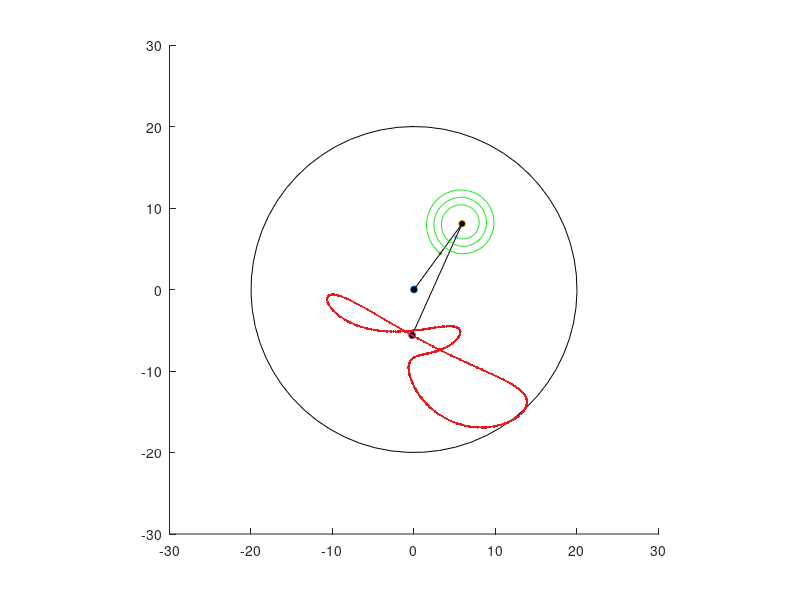

This figure's MATLAB source:
R = 20;
a = 10;
L = 15;
rC = 0.55*a;
rD = 0.12*L;
N = 3;

t = 0:0.1:30;
p = 0:0.1:6.3;

psi = pi/12 - (pi/6)*sin(2*t);
phi = -pi/4 + cos(t);

circlex = R*cos(p);
circley = R*sin(p);

xA = a*cos(phi);
yA = a*sin(phi);
xB = xA - L*cos(psi);
yB = yA + L*sin(psi);

xC = rC*cos(phi);
yC = rC*sin(phi);
xD = xA - rD*cos(psi);
yD = yA + rD*sin(psi);

alpha = -psi(1):0.1:2*pi*N + phi(1);
ralpha = alpha*((-rD + a - rC) / (2*pi*N + psi(1) + phi(1))) + (2*N*pi*rD + psi(1)*a - psi(1)*rC + rD*phi(1)) / (2*pi*N + psi(1) + phi(1));
xsp = xA(1) - ralpha.*cos(alpha);
ysp = yA(1) - ralpha.*sin(alpha);

figure
xlim([-30 30])
ylim([-30 30])
axis equal
hold on

POINTO = plot(0,0,'o','Markersize',5,'markerfacecolor',[0 0 0]);
CIRCLE = plot(-circley, circlex, 'color', [0 0 0]);
POINTA = plot(-yA(1), xA(1), 'o', 'Markersize', 5, 'markerfacecolor', [0 0 0]);
POINTB = plot(-yB(1), xB(1), 'o', 'Markersize', 5, 'markerfacecolor', [0 0 0]);
POINTC = plot(-yC(1), xC(1), 'o', 'Markersize', 2, 'markerfacecolor', [0.1 0.9 0.1]);
POINTD = plot(-yD(1), xD(1), 'o', 'Markersize', 2, 'markerfacecolor', [0.1 0.9 0.1]);
OA = plot([0 -yA(1)], [0 xA(1)], 'color', [0 0 0]);
AB = plot([-yA(1) -yB(1)], [xA(1) xB(1)], 'color', [0 0 0]);
TRB = plot(-yB(1), xB(1), 'color', [0.9 0.1 0.1]);
Spr = plot(-ysp, xsp, 'color', [0.1 0.9 0.1]);

for i = 1:length(t)
  set(POINTA,'Xdata',-yA(i),'Ydata',xA(i));
  set(POINTB,'Xdata',-yB(i),'Ydata',xB(i));

  set(OA,'Xdata',[0 -yA(i)],'Ydata',[0 xA(i)]);
  set(AB,'Xdata',[-yA(i) -yB(i)],'Ydata',[xA(i) xB(i)]);
  
  set(POINTC,'Xdata',-yC(i),'Ydata',xC(i));
  set(POINTD,'Xdata',-yD(i),'Ydata',xD(i));

  set(TRB,'Xdata',-yB(1:i),'Ydata',xB(1:i));

  alpha = -psi(i):0.1:2*pi*N + phi(i);
  ralpha = alpha*((-rD + a - rC) / (2*pi*N + psi(i) + phi(i))) + (2*N*pi*rD + psi(i)*a - psi(i)*rC + rD*phi(i)) / (2*pi*N + psi(i) + phi(i));
  xsp = xA(i) - ralpha.*cos(alpha);
  ysp = yA(i) - ralpha.*sin(alpha);
  set(Spr,'Xdata',-ysp,'Ydata',xsp);

  pause(0.01);
endfor

pause(30)
